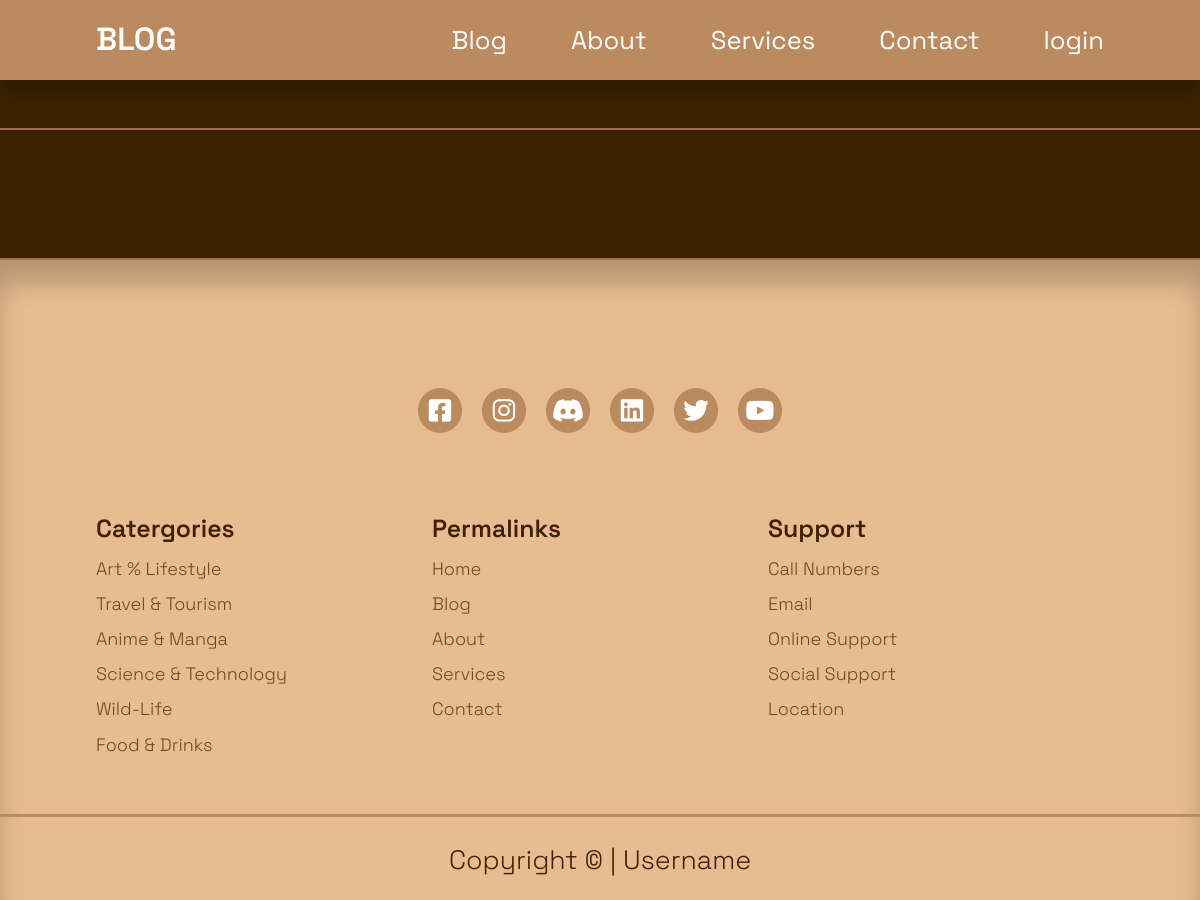
The page /blog.php on the database as committed earlier.
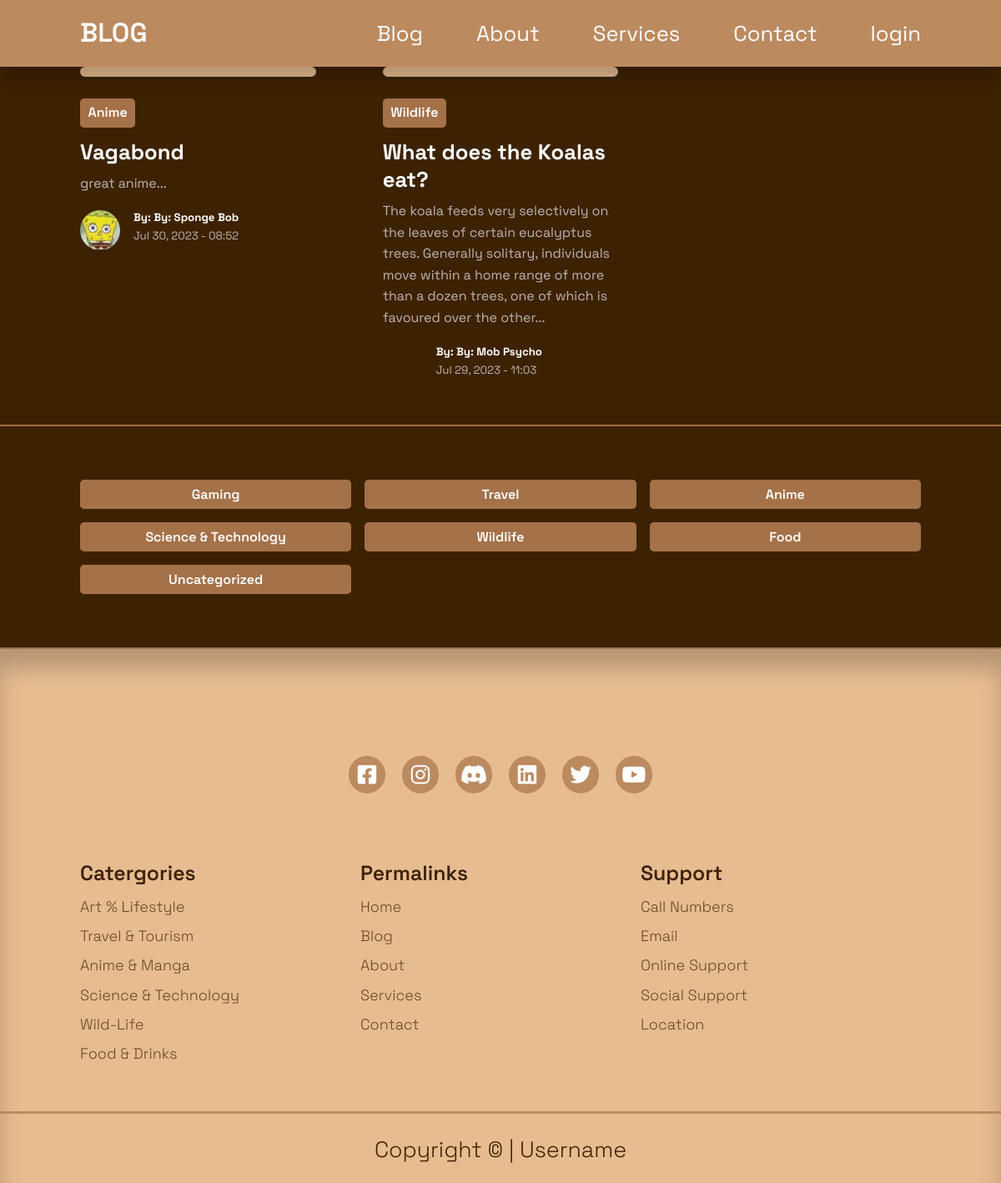
The same page on the database as committed later.
### tables this page shows
CREATE TABLE `posts` (
  `id` int(10) UNSIGNED NOT NULL,
  `title` varchar(225) NOT NULL,
  `body` text NOT NULL,
  `thumbnail` varchar(255) NOT NULL,
  `date_time` timestamp NOT NULL DEFAULT current_timestamp(),
  `category_id` int(10) UNSIGNED DEFAULT NULL,
  `author_id` int(10) UNSIGNED NOT NULL,
  `is_featured` tinyint(1) NOT NULL
);

CREATE TABLE `categories` (
  `id` int(10) UNSIGNED NOT NULL,
  `title` varchar(50) NOT NULL,
  `description` text NOT NULL
);

CREATE TABLE `users` (
  `id` int(10) UNSIGNED NOT NULL,
  `firstname` varchar(30) NOT NULL,
  `lastname` varchar(30) NOT NULL,
  `username` varchar(30) NOT NULL,
  `email` varchar(60) NOT NULL,
  `password` varchar(255) NOT NULL,
  `avatar` varchar(100) NOT NULL,
  `is_admin` tinyint(1) NOT NULL
);

### blog.php (the view, shortened to what this page needs)
<?php
  include 'partials/header.php';
  $query = "SELECT * FROM posts ORDER BY date_time DESC";
  $posts = mysqli_query($connection, $query);
?>
  <main>
    <section class="posts section-extra-margin">
    <div class="container posts-container">
      <?php while($post = mysqli_fetch_assoc($posts)) : ?>
        <article class="post" >
          <div class="post-thumbnail">
          </div>
          <div class="post-info">
          <?php
            $category_id = $post['category_id'];
            $category_query = "SELECT * FROM categories WHERE id=$category_id";
            $category_result = mysqli_query($connection, $category_query);
            $category = mysqli_fetch_assoc($category_result);
          ?>
            <a class="category-button" href="<?= ROOT_URL ?>category-post.php?id=<?= $post['category_id'] ?>"><?= $category['title']?></a>
            <h3 class="post-title">
              <a href="<?=  ROOT_URL ?>post.php?id=<?= $post['id'] ?>"><?= $post['title'] ?></a>
            </h3>
            <p class="post-body">
            <?= substr($post['body'], 0 ,200) ?>...
            </p>
            <div class="post-author">
              <?php
                $author_id = $post['author_id'];
                $author_query = "SELECT * FROM users WHERE id=$author_id";
                $author_result = mysqli_query($connection, $author_query);
                $author = mysqli_fetch_assoc($author_result);
              ?>
              <div class="post-author-avatar">
                <img src="images/<?= $author['avatar'] ?>" alt="">
              </div>
              <div class="post-author-info">
                <h5>By: By: <?= "{$author['firstname']} {$author['lastname']}"?></h5>
                <small><?= date("M d, Y - H:i", strtotime($post['date_time'])) ?></small>
              </div>
            </div>
          </div>
        </article>
      <?php endwhile ?>
    </div>
  </section>
  <section class="categories-buttons">
    <div class="container categories-buttons-container">
    <?php
      $all_categories_query = "SELECT * FROM categories";
      $all_categories = mysqli_query($connection,$all_categories_query);
    ?>
    <?php while($category = mysqli_fetch_assoc($all_categories)) : ?>
      <a class="category-button" href="<?= ROOT_URL ?>category-post.php?id=<?= $category['id'] ?>"><?= $category['title'] ?></a>
    <?php endwhile ?>
    </div>
  </section>
</main>
<?php
  include 'partials/footer.php';
?>

Rows that differ between the two databases and show on the page:
added posts: category.title "Anime", title "Vagabond", body "great anime", author.avatar (picture), author.firstname "Sponge", author.lastname "Bob", date_time "Jul 30, 2023 - 08:52"
added posts: category.title "Wildlife", title "What does the Koalas eat?", body "The koala feeds very selectively on the leaves of certain eucalyptus trees. Generally solitary, individuals move within a home range of more than a dozen trees, one of which is favoured over the other", author.firstname "Mob", author.lastname "Psycho", date_time "Jul 29, 2023 - 11:03"
added categories: title "Gaming"
added categories: title "Travel"
added categories: title "Anime"
added categories: title "Science & Technology"
added categories: title "Wildlife"
added categories: title "Food"
added categories: title "Uncategorized"
